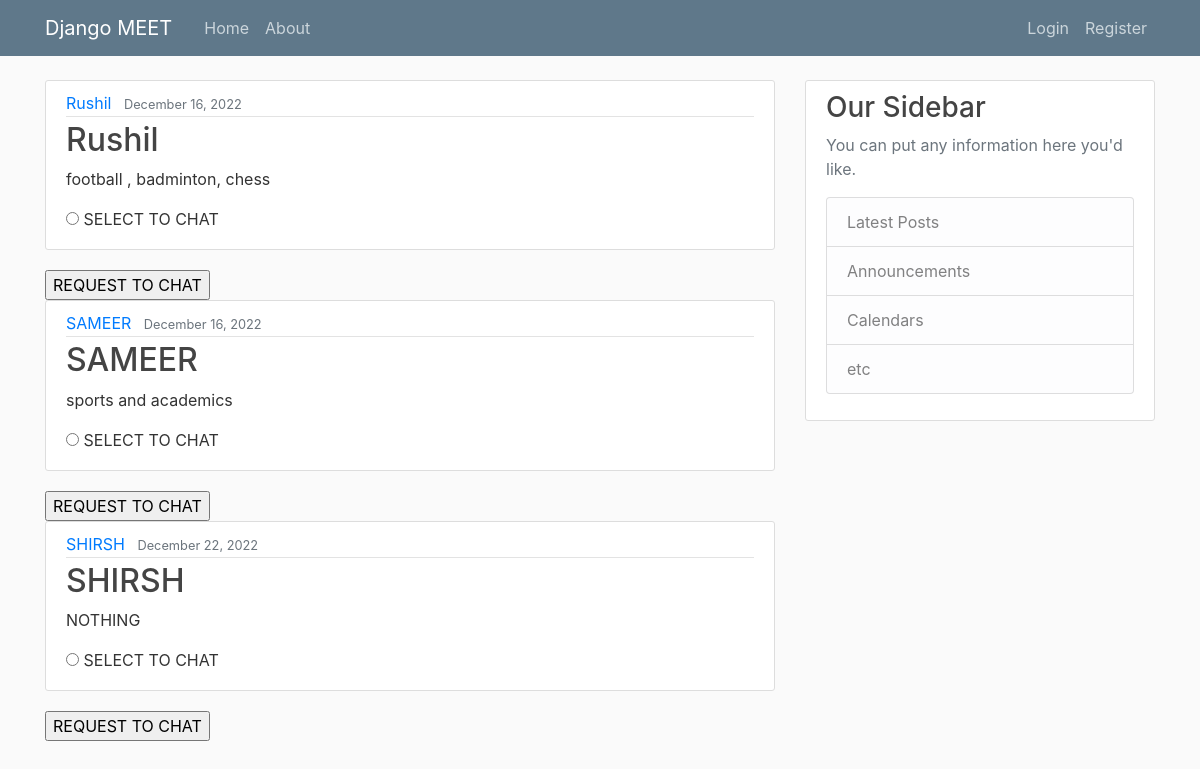
The page / on the database its author committed.
### meet/models.py (models this page shows, shortened)
class Profile(models.Model):
    name = models.CharField(max_length=100)
    likes = models.TextField()
    date_posted = models.DateTimeField(auto_now_add=True)
    username = models.ForeignKey(User, on_delete=models.CASCADE)

### meet/views.py (the view)
# urls.py: path('',ProfileListView.as_view(),name = 'meet-home'),
class ProfileListView(ListView):
    model = Profile
    template_name = 'meet/home.html' # <app>/<model>_<viewtype>.html
    context_object_name = 'profiles'

### meet/templates/meet/home.html (shortened to what this page needs)
{% extends 'meet/base.html' %}
{% block content %}
        {% for profile in profiles %}
            <article class="media content-section">
                    <div class="media-body">
                      <div class="article-metadata">
                        <a class="mr-2" href="{% url 'profile-detail' profile.id %}">{{ profile.name }}</a>
                        <small class="text-muted" >{{ profile.date_posted|date:"F d, Y" }}</small>
                      </div>
                      <h2><a class="article-title" >{{ profile.name }}</a></h2>
                      <p class="article-content">{{ profile.likes }}</p>
                  <form action="req_to_chat" method="post">
                      <input type="radio" name= "profile_name" id = "chat" value ={{profile.name}}>
                      <label for ='chat'>SELECT TO CHAT</label>
                    </div>
                  </article>
                  <input type="submit" value="REQUEST TO CHAT">
        {% endfor %}
{% endblock content %}

### meet/static/meet/main.css (style rules this page uses)
body { background: #fafafa; color: #333333; margin-top: 5rem; }
h1, h2, h3, h4, h5, h6 { color: #444444; }
.content-section { background: #ffffff; padding: 10px 20px; border: 1px solid #dddddd; border-radius: 3px; margin-bottom: 20px; }
.article-title { color: #444444; }
.article-content { white-space: pre-line; }
.article-metadata { padding-bottom: 1px; margin-bottom: 4px; border-bottom: 1px solid #e3e3e3 }

### rows shown on the page
Profile: name "Rushil", date_posted "December 16, 2022", likes "football , badminton, chess"
Profile: name "SAMEER", date_posted "December 16, 2022", likes "sports and academics"
Profile: name "SHIRSH", date_posted "December 22, 2022", likes "NOTHING"
